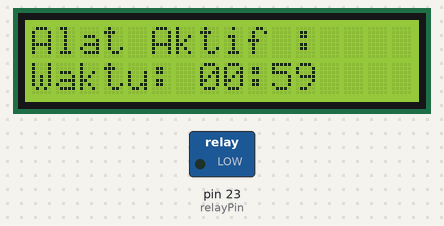
Bench run of a sketch on a simulated Arduino Mega 2560, built with avr-gcc and run on an emulated ATmega2560. Parts: 16×2 character LCD, switched loads named in the sketch (green lamp = pin HIGH).

Above: at 0.2 s.
At 4.3 s:
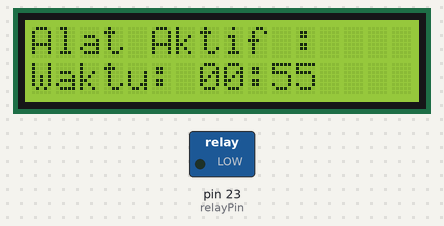
At 9.4 s:
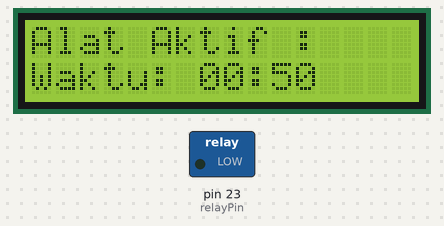
At 18.6 s:
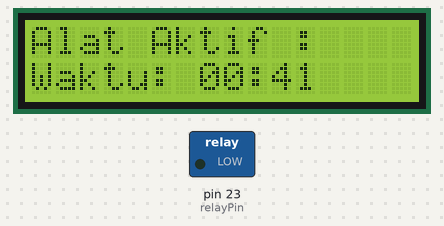
At 27.9 s:
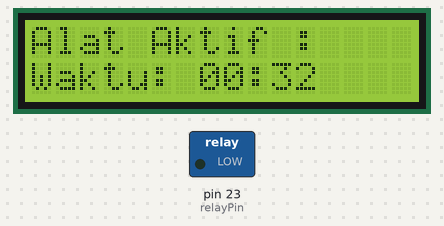
At 38.2 s:
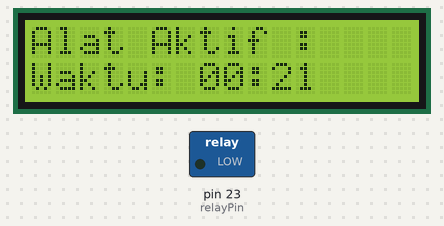

Measured:
- what the display in image 1 shows lasts 1.0 s, from 4.2 s to 5.2 s

The sketch:

relaydanLCD.ino
```cpp
  #include <Wire.h>
  #include <RTClib.h>
  #include <LiquidCrystal_I2C.h>

  RTC_DS3231 rtc;
  LiquidCrystal_I2C lcd(0x27, 16, 2);

  const int relayPin = 23;
  const unsigned long interval = 60000; // 1 menit dalam milidetik
  unsigned long previousMillis = 0;
  unsigned long relayStartMillis = 0;
  bool relayState = false;

  void printTwoDigits(int number) {
    if (number < 10) {
      lcd.print("0");
    }
    lcd.print(number);
  }

  void setup() {
    lcd.init();
    lcd.backlight();
    lcd.clear();
    lcd.setCursor(0, 0);
    lcd.print("Initializing...");

    Serial.begin(115200);
    Wire.begin();

    if (!rtc.begin()) {
      Serial.println("Couldn't find RTC");
      while (1);
    }

    rtc.adjust(DateTime(__DATE__, __TIME__));

    pinMode(relayPin, OUTPUT);
    digitalWrite(relayPin, LOW);
  }

  void loop() {
    unsigned long currentMillis = millis();

    // Cek apakah waktunya toggle relay
    if (currentMillis - previousMillis >= interval) {
      previousMillis = currentMillis;
      relayState = !relayState;
      digitalWrite(relayPin, relayState ? HIGH : LOW);
      if (relayState) {
        relayStartMillis = currentMillis; // Catat waktu mulai relay ON
      }
    }

    lcd.clear();
    if (relayState) {
      // Hitung waktu tersisa


      DateTime now = rtc.now();

      lcd.setCursor(0, 0);
      lcd.print("Time: ");
      printTwoDigits(now.hour());
      lcd.print(":");
      printTwoDigits(now.minute());
      lcd.print(":");
      printTwoDigits(now.second());

      lcd.setCursor(0, 1);
      lcd.print("Alat tidak aktif");


    } else {
      unsigned long remaining = interval - (currentMillis - relayStartMillis);
      int secondsLeft = remaining / 1000;

      lcd.print("Alat Aktif : ");

      lcd.setCursor(0, 1);
      lcd.print("Waktu: ");
      printTwoDigits(secondsLeft / 60);
      lcd.print(":");
      printTwoDigits(secondsLeft % 60);
    }

    delay(1000);
  }
```
